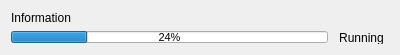
<?xml version="1.0" encoding="UTF-8"?>
<ui version="4.0">
 <class>AsyncTaskWidget</class>
 <widget class="QWidget" name="AsyncTaskWidget">
  <property name="geometry">
   <rect>
    <x>0</x>
    <y>0</y>
    <width>400</width>
    <height>55</height>
   </rect>
  </property>
  <property name="minimumSize">
   <size>
    <width>0</width>
    <height>55</height>
   </size>
  </property>
  <property name="maximumSize">
   <size>
    <width>16777215</width>
    <height>55</height>
   </size>
  </property>
  <property name="autoFillBackground">
   <bool>true</bool>
  </property>
  <layout class="QVBoxLayout" name="verticalLayout">
   <item>
    <widget class="QLabel" name="infoLabel">
     <property name="text">
      <string>Information</string>
     </property>
    </widget>
   </item>
   <item>
    <layout class="QHBoxLayout" name="horizontalLayout" stretch="1,0">
     <item>
      <widget class="QProgressBar" name="progressBar">
       <property name="sizePolicy">
        <sizepolicy hsizetype="Expanding" vsizetype="Expanding">
         <horstretch>0</horstretch>
         <verstretch>0</verstretch>
        </sizepolicy>
       </property>
       <property name="minimumSize">
        <size>
         <width>0</width>
         <height>12</height>
        </size>
       </property>
       <property name="maximumSize">
        <size>
         <width>16777215</width>
         <height>12</height>
        </size>
       </property>
       <property name="font">
        <font>
         <pointsize>8</pointsize>
        </font>
       </property>
       <property name="value">
        <number>24</number>
       </property>
       <property name="alignment">
        <set>Qt::AlignCenter</set>
       </property>
       <property name="textVisible">
        <bool>true</bool>
       </property>
       <property name="orientation">
        <enum>Qt::Horizontal</enum>
       </property>
      </widget>
     </item>
     <item>
      <widget class="QLabel" name="stateLabel">
       <property name="minimumSize">
        <size>
         <width>55</width>
         <height>0</height>
        </size>
       </property>
       <property name="maximumSize">
        <size>
         <width>55</width>
         <height>16777215</height>
        </size>
       </property>
       <property name="text">
        <string>Running</string>
       </property>
       <property name="alignment">
        <set>Qt::AlignCenter</set>
       </property>
      </widget>
     </item>
    </layout>
   </item>
  </layout>
 </widget>
 <resources/>
 <connections/>
</ui>
